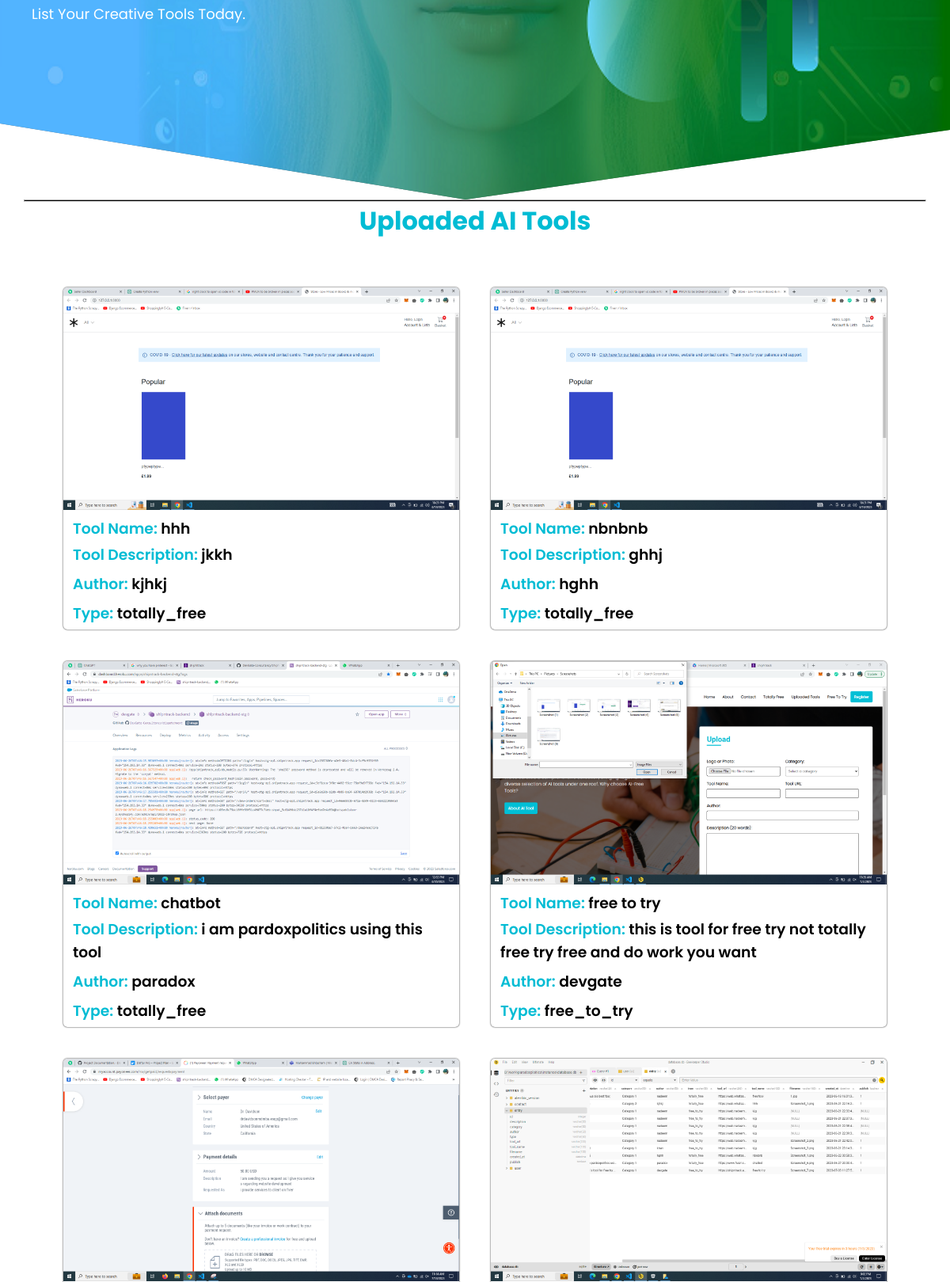
Page /upload-tools (middle part) on the earlier database version.
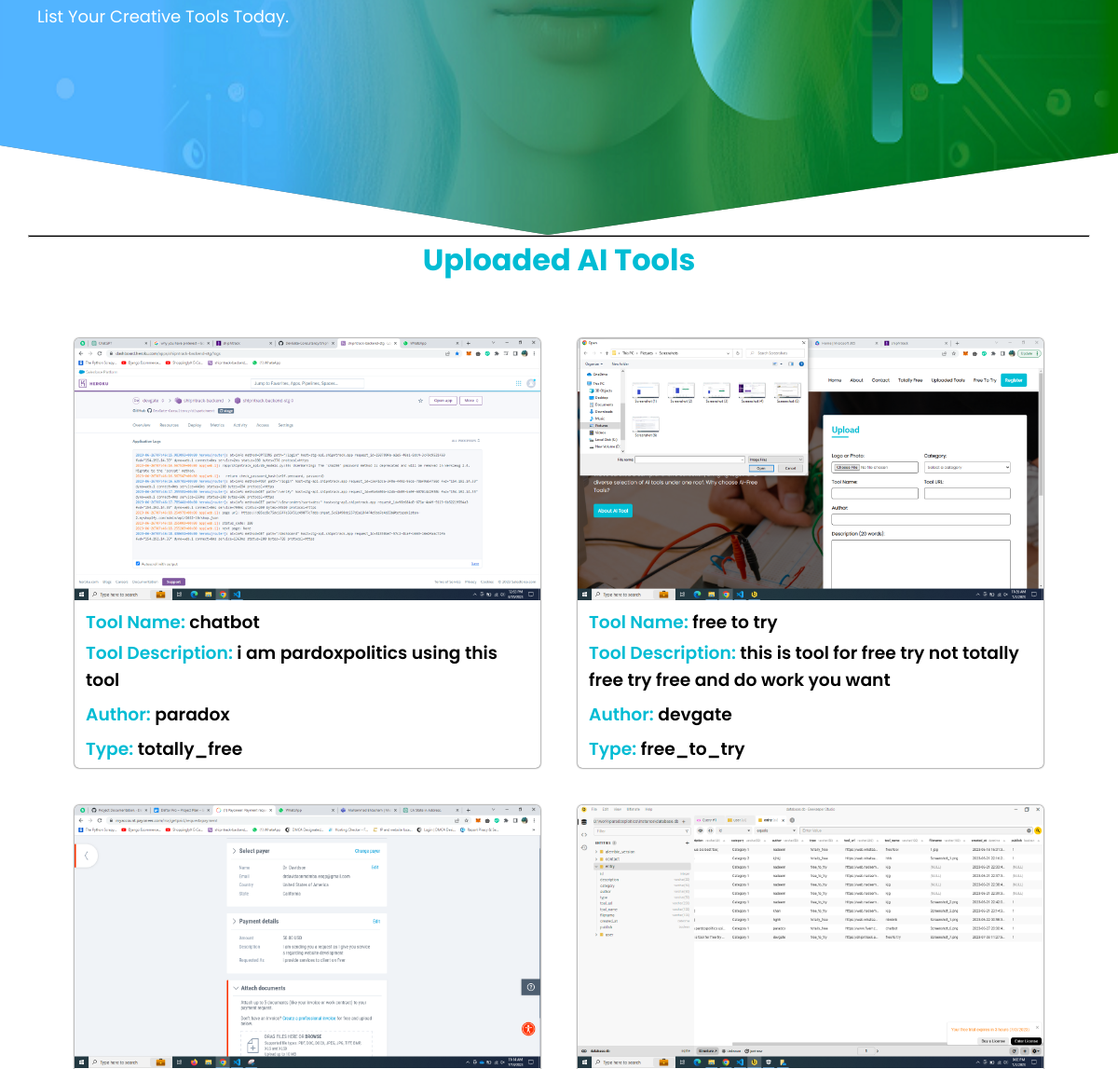
Same page on the later database version.
### model.py (models this page shows, shortened)
class Entry(db.Model):
    id = db.Column(db.Integer, primary_key=True)
    description = db.Column(db.String(20))
    category = db.Column(db.String(50))
    author = db.Column(db.String(50))
    type = db.Column(db.String(50))
    tool_url = db.Column(db.String(200))
    tool_name = db.Column(db.String(100))
    filename = db.Column(db.String(100))
    created_at = db.Column(db.DateTime)
    publish = db.Column(db.Boolean, default=False)  # Add new column 'publish' with default value False

### app.py (the view)
@app.route('/upload-tools' , methods=['GET'])
def upload_tools():
    tools = Entry.query.filter_by(publish=True).all()
    tool_data = []
    for tool in tools:
        tool_data.append({
            'description': tool.description,
            'category': tool.category,
            'author': tool.author,
            'type': tool.type,
            'tool_url': tool.tool_url,
            'tool_name': tool.tool_name,
            'filename': tool.filename,
            'created_at': tool.created_at
        })
    return render_template('upload.html', tools=tool_data)

### templates/upload.html (shortened to what this page needs)
<!DOCTYPE html>
<html>
<head>
  <link rel="stylesheet" href="https://cdnjs.cloudflare.com/ajax/libs/font-awesome/6.4.0/css/all.min.css"
 />
  <link rel="stylesheet" type="text/css" href="/static/css/style.css">
</head>
<body>
  <div class="container">
    <section>
      <div class="lorem-ipsum">
        <h3 style="color:#fff;"><span>Grow</span> Your <span>Exposure</span>.<br><br>
          <p style="font-size: 18px; font-weight: 400;">List Your Creative Tools Today.</p>
        </h3>
      </div>
    </section>
  </div>
  <hr style="background-color:#000; height: 3px; width: 95%; margin: auto;">
  <h1 style="color:#00bcd4; text-align: center;">Uploaded AI Tools</h1>
  <div class="tool-listing">
    {% for tool in tools %}
    <div class="tool-card">
      <img src="static/uploads/{{ tool.filename}}">
      <h3><span class="highlight">Tool Name:</span> {{ tool.tool_name }}</h3>
      <h3><span class="highlight">Tool Description:</span> {{ tool.description }}<h3>
        <h3><span class="highlight">Author:</span> {{ tool.author }}<h3>
            <h3><span class="highlight">Type:</span> {{ tool.type }}<h3>
    </div>
    {% endfor %}
  </div>
</body>
</html>

Differences in the rows shown:
removed Entry: filename (picture), tool_name "hhh", description "jkkh", author "kjhkj", type "totally_free"
removed Entry: filename (picture), tool_name "nbnbnb", description "ghhj", author "hghh", type "totally_free"
